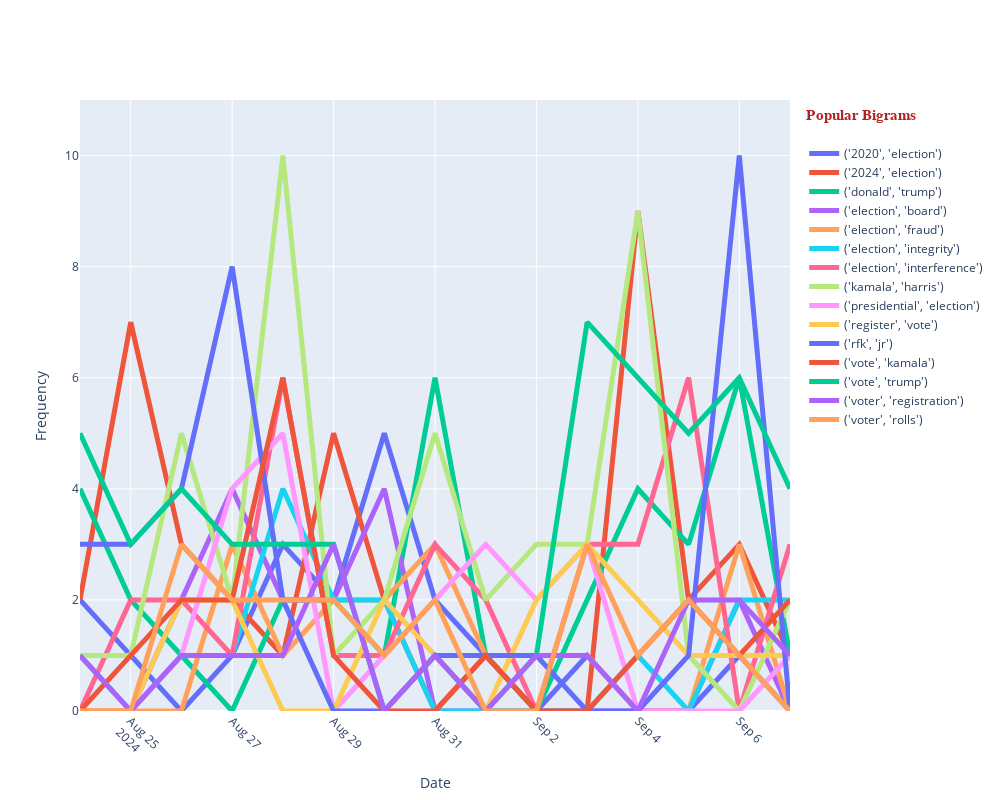

Source (notebook cell):
### Code cell
ngram_time_last_n_days_interactive(dataframe=election_df, 
                    num=2, 
                    last_ndays=14,
                    extra_stops=None, 
                    top_n=15,
                    set_title=False,
                    save_filename=False)
